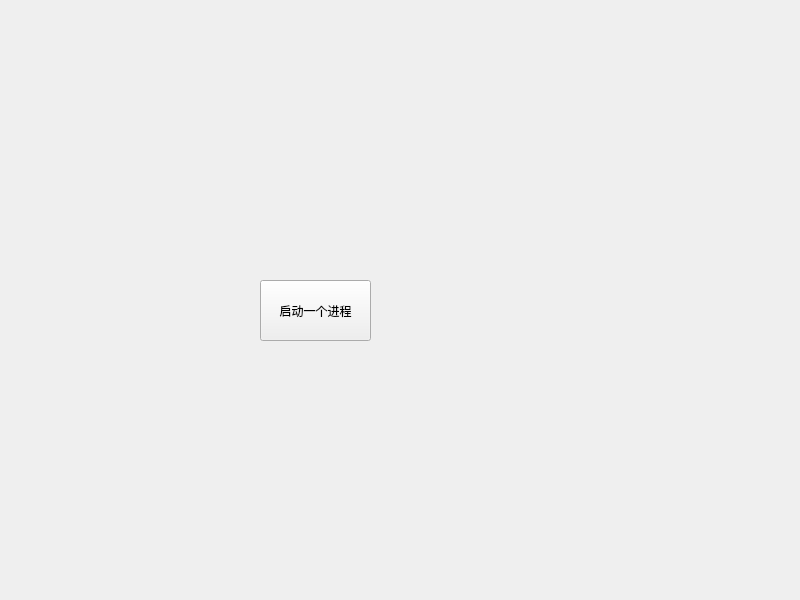
<?xml version="1.0" encoding="UTF-8"?>
<ui version="4.0">
 <class>Widget</class>
 <widget class="QWidget" name="Widget">
  <property name="geometry">
   <rect>
    <x>0</x>
    <y>0</y>
    <width>800</width>
    <height>600</height>
   </rect>
  </property>
  <property name="windowTitle">
   <string>Widget</string>
  </property>
  <widget class="QPushButton" name="pushButton">
   <property name="geometry">
    <rect>
     <x>260</x>
     <y>280</y>
     <width>111</width>
     <height>61</height>
    </rect>
   </property>
   <property name="text">
    <string>启动一个进程</string>
   </property>
  </widget>
 </widget>
 <resources/>
 <connections/>
</ui>
